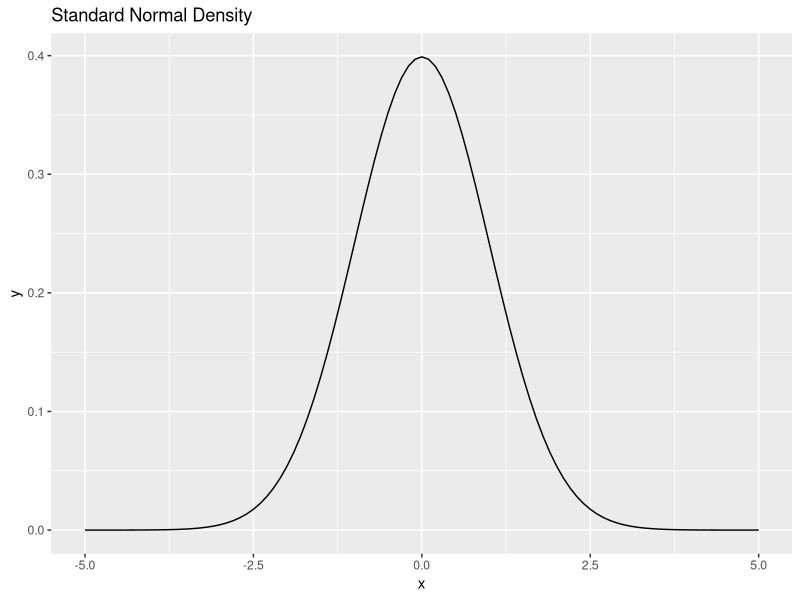
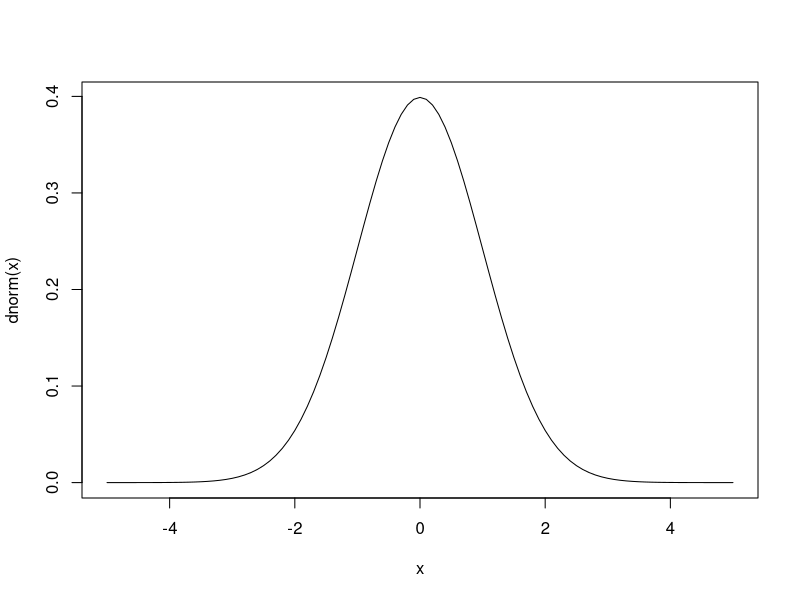
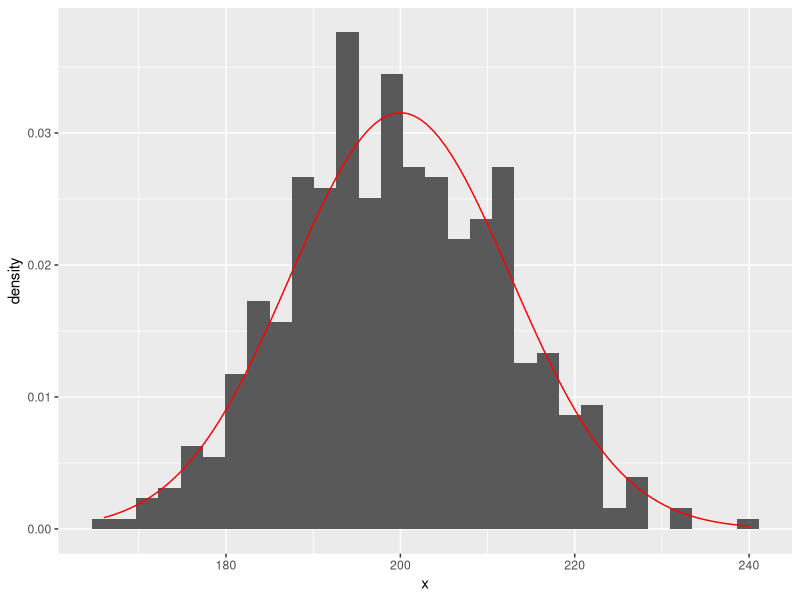
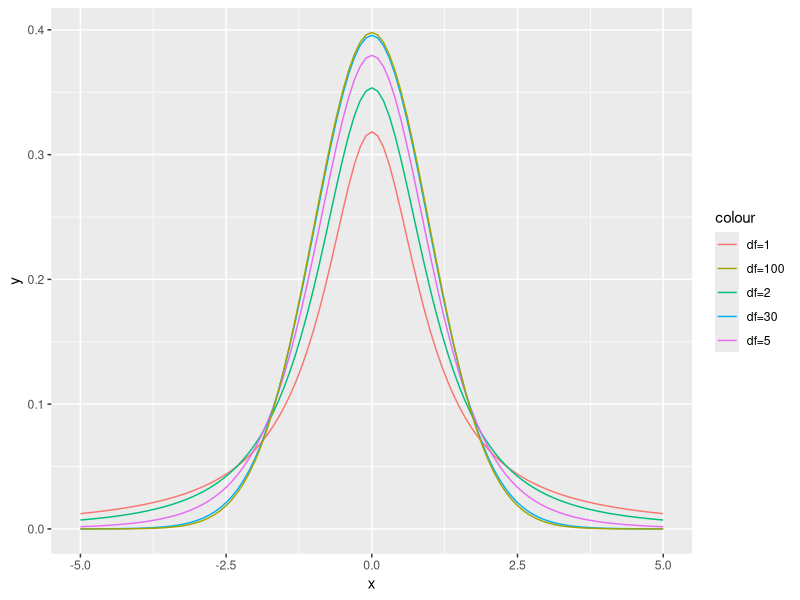
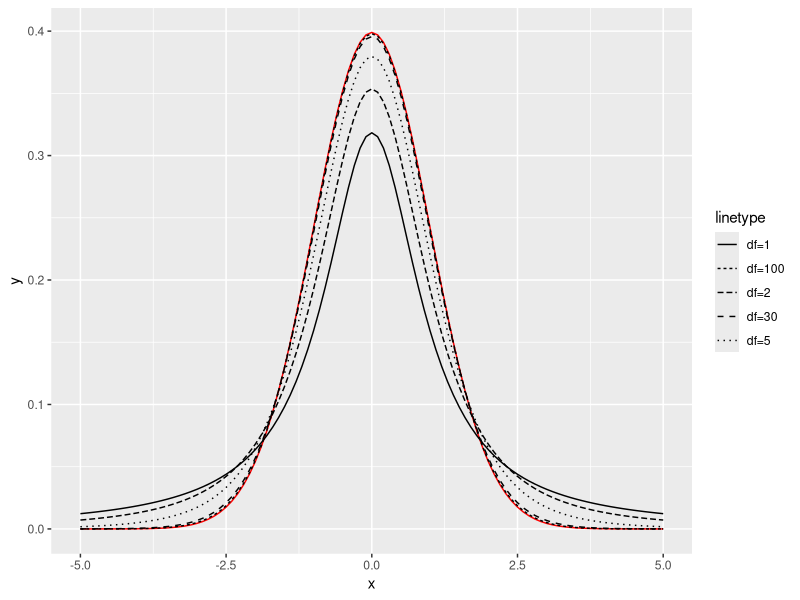
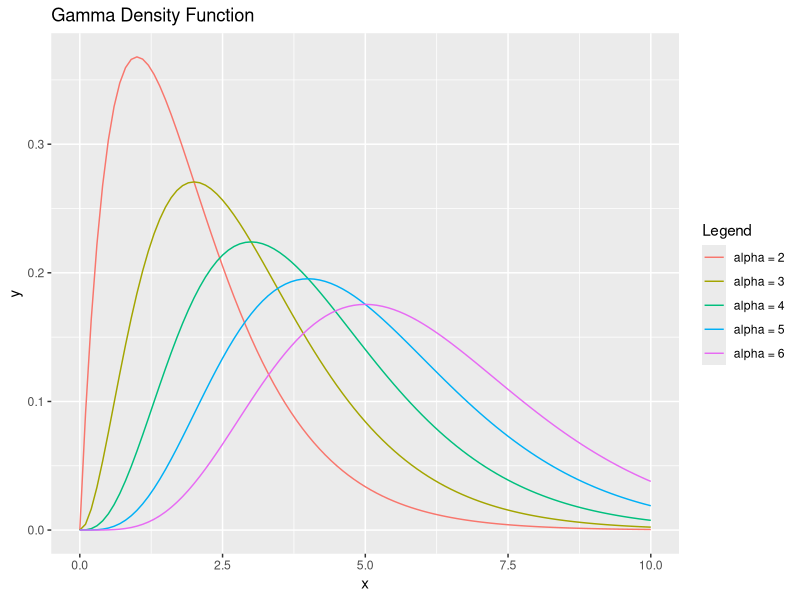
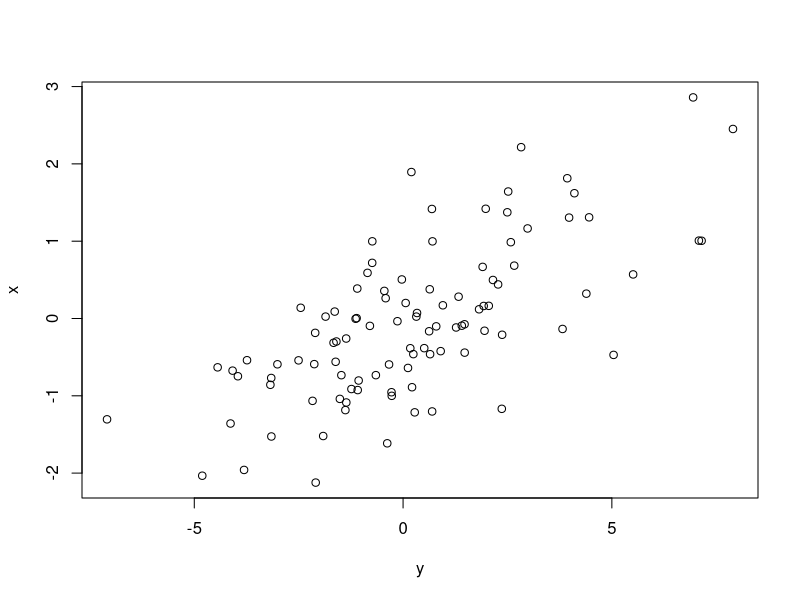
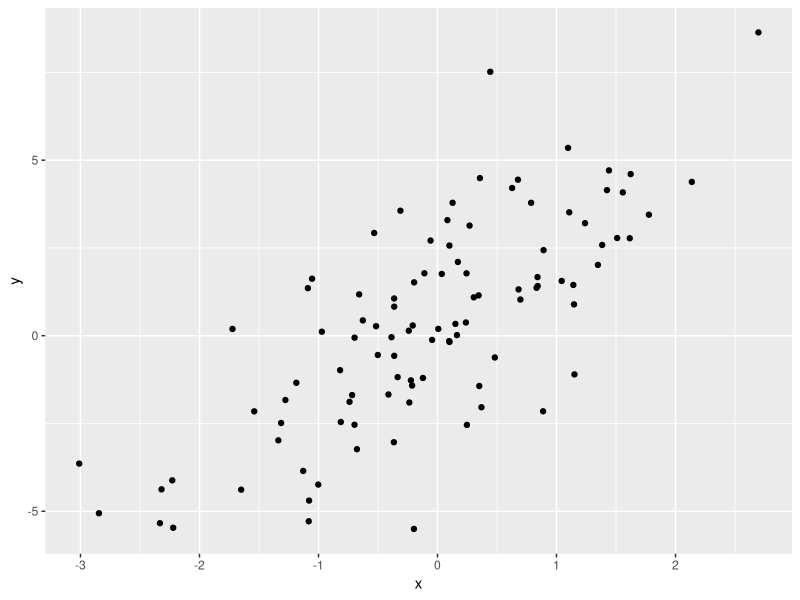

Write R code to recreate these figures, in order.
# Class Script, Lecture 7
# October 20

# LCG

new.random <- function(a = 5, c = 12, m = 16, seed, len) {
  seq    <- rep(NA, len)
  seq[1] <- seed
  for (i in 2:len) {
    seq[i] <- (a*seq[i-1] + c) %% m
  }
  return(seq)
}
new.random(seed = 10, len = 20)
new.random(a = 131, c = 7, m = 16, seed = 10, len = 20)
new.random(a = 131-16,c=7,m=16,seed=10,len=20 )
new.random(a = 131-10,c=7,m=16,seed=10,len=20)
new.random(a = 129, c = 7, m = 16, seed = 10, len = 20)
round(new.random(a = 1664545, c = 1013904223, m = 2^{32}, seed = 10, len = 20)/2^{32}, 3)



# Simulations with Common Distributions

# (1/sqrt(2*pi))*exp(-x^2/2)
dnorm(2, mean = 0, sd = 1)
1/sqrt(2*pi)
(1/sqrt(2*pi))*exp(-2^2/2)

rnorm(1)
rnorm(5)
x <- rnorm(10, mean = 100, sd = 1)
summary(x)

library(ggplot2)
ggplot(data.frame(x = c(-5, 5))) +
  stat_function(mapping = aes(x = x), fun = dnorm) +
  labs(title = "Standard Normal Density")

curve(dnorm,from = -5,to=5)

# Pr(Z < 0)
pnorm(0)
# Pr(-1.96 < Z < 1.96)
pnorm(1.96) - pnorm(-1.96) 

# Pr(Z < ?) = 0.5
qnorm(.5)
pnorm(0)

# Pr(Z < ?) = 0.975
qnorm(0.975)

# Binomial Example
# Pr(X <= 190); X ~ Bin(n = 1000, p = 0.2)
val <- 190; n <- 1000; p <- 0.2
correction <- (val - n*p)/(sqrt(n*p*(1-p)))

pnorm(correction)
pbinom(val, size = n, prob = p)
sum(dbinom(0:190, size = n, prob = p))

x <- rbinom(500, size = n, prob = p)
ggplot(data.frame(x)) +
  geom_histogram(aes(x = x, y = ..density..)) +
  stat_function(aes(x = x), fun = dnorm,
                args = list(mean = 200, sd = sqrt(160)), color = "red")

ggplot(data.frame (x=c(5,-5)))+
        stat_function(aes(x=x,col='df=1'),fun = dt,args = list(df=1))+
        stat_function(aes(x=x,col='df=2'),fun = dt,args = list(df=2))+
        stat_function(aes(x=x,col='df=5'),fun = dt,args = list(df=5))+
        stat_function(aes(x=x,col='df=30'),fun = dt,args = list(df=30))+
        stat_function(aes(x=x,col='df=100'),fun = dt,args = list(df=100))
        


# Student's-t
ggplot(data.frame(x = c(-5, 5))) +
  stat_function(aes(x=x), fun = dnorm, color = "red") +
  stat_function(aes(x=x, linetype = "df=1"), fun = dt, args = list(df = 1)) +
  stat_function(aes(x=x, linetype = "df=2"), fun = dt, args = list(df = 2)) +
  stat_function(aes(x=x, linetype = "df=5"), fun = dt, args = list(df = 5)) +
  stat_function(aes(x=x, linetype = "df=30"), fun = dt, args = list(df = 30)) +
  stat_function(aes(x=x, linetype = "df=100"), fun = dt, args = list(df = 100))



# Check Yourself
pgamma(2, shape = 2, rate = 1)     # P(0 < X < 2)
1 - pgamma(2, shape = 2, rate = 1) # P(X > 2)


random_variables <- rgamma(100000,shape = 2,scale = 1)
p <- mean(random_variables>2)

ggplot(data.frame(x = c(0, 10))) +
  stat_function(aes(x = x, color = "alpha = 2"), fun = dgamma, 
                args = list(shape = 2, rate = 1)) +
  stat_function(aes(x = x, color = "alpha = 3"), fun = dgamma, 
                args = list(shape = 3, rate = 1)) +
  stat_function(aes(x = x, color = "alpha = 4"), fun = dgamma, 
                args = list(shape = 4, rate = 1)) +
  stat_function(aes(x = x, color = "alpha = 5"), fun = dgamma, 
                args = list(shape = 5, rate = 1)) +
  stat_function(aes(x = x, color = "alpha = 6"), fun = dgamma, 
                args = list(shape = 6, rate = 1)) +
  labs(title = "Gamma Density Function", color = "Legend")

# Simulating Linear Models

e <- rnorm(100,mean = 0,sd=2)
x <- rnorm(100,mean = 0,sd=1)
y <- 0.5 + 2 * x + e
plot(y,x)

# Simulations Check Yourself 1
x <- rnorm(100)
e <- rnorm(100, sd = 2)
y <- 0.5 + 2*x + e
ggplot(data.frame(x = x, y = y)) +
  geom_point(aes(x = x, y = y))

# The sample() function
sample(1:10, 4)
sample(1:10)
sample(1:10, 7, replace = TRUE)
sample(letters, 12)

# Prob distribution: X = 1 (w.p. 0.1), X = 2 (0.2), X = 3 (0.7)
p <- c(0.1, 0.2, 0.7)
x <- sample(1:3, size = 1000, prob = p, replace = TRUE)
table(x)/1000

# Simulations Check Yourself 3
n     <- 100
rolls <- sample(1:6, n, replace = TRUE)
table(rolls)

rolls <- floor(runif (n, min = 0, max = 6))
table(rolls+1)


rolls <- round(runif(100000, min = 0.5, max = 6.5))


random_variables <- table(sample(1:3,size=100,replace = TRUE,prob = c(0.5,0.25,0.25)))/100
random_variables        
        
        
# Inverse Transform Method

lambda <- 2
n <- 1000
u <- runif(n) # Simulating uniforms

# x <- F^{-1}(u)
Finverse <- function(u, lambda) {
  stopifnot(u > 0 & u < 1)
  return(-(1/lambda)*log(1-u))
}
x <- Finverse(u, lambda)

ggplot(data.frame(x)) +
  geom_histogram(aes(x = x, y = ..density..)) +
  stat_function(aes(x=x), fun = dexp, 
                args = list(rate = 2), color = "red")

# Simulations: Uncommon Dists Check Yourself 1

# F(x) = int_0^x f(t) dt = int_0^x 3t^2 dt = x^3.
# F(x) = 1 if x < 0 and F(x) = 1 if x > 1
# u=x^3 then  x=u^{1/3}

n         <- 1000
u         <- runif(n) # Simulate uniforms

F.inverse <- function(u) {return(u^(1/3))}
x         <- F.inverse(u)

# x <- u^(1/3)

ggplot(data.frame(x)) +
  geom_histogram(aes(x = x, y = ..density..)) +
  stat_function(aes(x = x), fun = function(x) {3*x^2}, color = "red") +
  labs(title = "Inverse Transform Method")


# Rejection Algorithm (semicircle example)

p <- function(x) {sqrt(1 - x^2)}
generate.one <- function(p_func) {
  val <- NULL
  while (is.null(val)) {
    x <- runif(1, min = -1, max = +1)
    u <- runif(1)
    if (u <= p_func(x)) {val <- x}
  }
  return(val)
}

n    <- 1000
samp <- rep(NA, n)
for (i in 1:n) {samp[i] <- generate.one(p)}
ggplot(data.frame(samp)) +
  geom_histogram(aes(x = samp))
hist(samp)


# Envelope Method
plot(c(0, 1), c(0, 3), ty = "n", xlab = "x") 
curve(dbeta(x, 3, 6), add = TRUE, col = "red")
lines(c(0,0,1,1), c(0, 2.6, 2.6, 0))

x1 <- runif(3000, min = 0, max = 1)
y1 <- runif(3000, min = 0, max = 2.6)
selected <- y1 < dbeta(x1, 3, 6)
points(x1, y1, col = 1+selected, cex = 0.1)

mean(selected)








# Simulations: MC Check Yourself 1

n <- 10000
mean(rexp(n, rate = 1/3) < 3)
pexp(3, rate = 1/3)


# Simulations: MC Check Yourself 2

num <- 5000; n <- 16; p <- 0.5
b   <- rbinom(num, n, p)
mean(b) # Should be close to np = 8
sd(b)   # Should be close to sqrt(np(1-p)) = 2

num   <- 5000000; n <- 1000000; p <- 0.5
b.big <- rbinom(num, n, p)

b.big <- (b.big - mean(b.big))/sd(b.big)

hist(b, breaks = 100, prob = TRUE)
hist(b.big, breaks = 100, prob = TRUE)


n1 <- 10000; n2 <- 1000
estvec1 <- rep(NA, 1000); estvec2 <- rep(NA, 1000)
for (i in 1:1000) {
        norms1 <- rnorm(n1, sd = 1/sqrt(2))
        estvec1[i] <- mean(sin(norms1)^2)
}
for (i in 1:1000) {
        norms2 <- rnorm(n2, sd = 1/sqrt(2))
        estvec2[i] <- mean(sin(norms2)^2)
}
df <- data.frame(estimates = c(estvec1, estvec2),
                 n = c(rep(n1, 1000), rep(n2, 1000)))
ggplot(df) +
        geom_histogram(aes(x = estimates)) + facet_wrap(~ n, ncol = 2)


n <- 10000000
norms <- rnorm(n)
est <- sqrt(2*pi) * mean(sin(norms)^2 * exp(-(1/2)*norms^2))
est

u <- runif(10000000)
est <- mean(sin(u)^2 * exp(-u^2))
est
